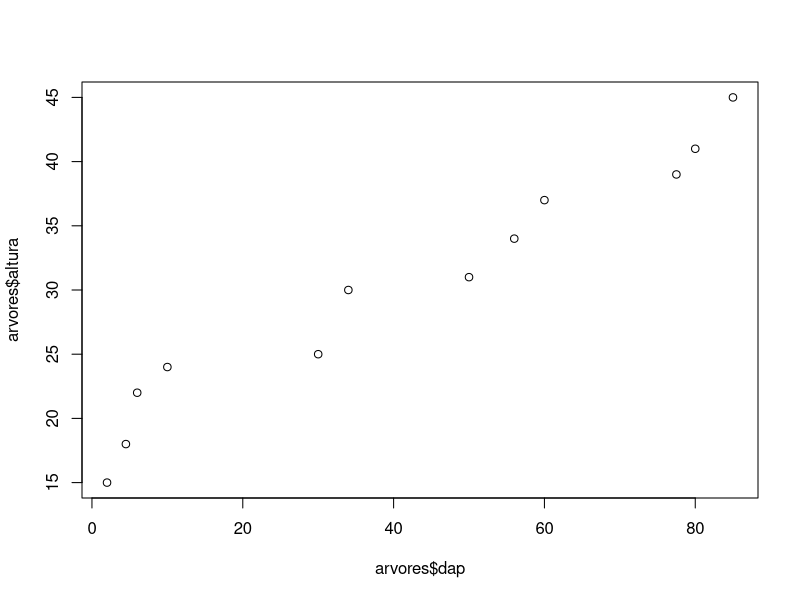
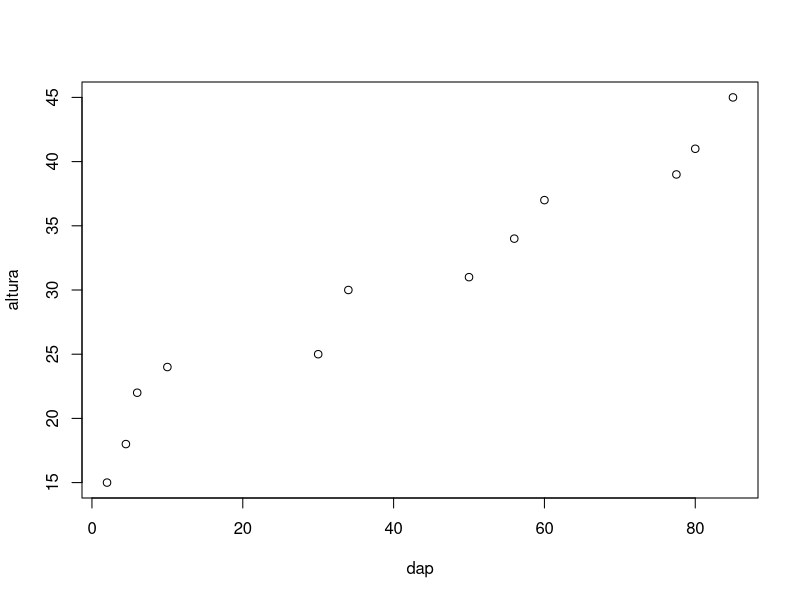
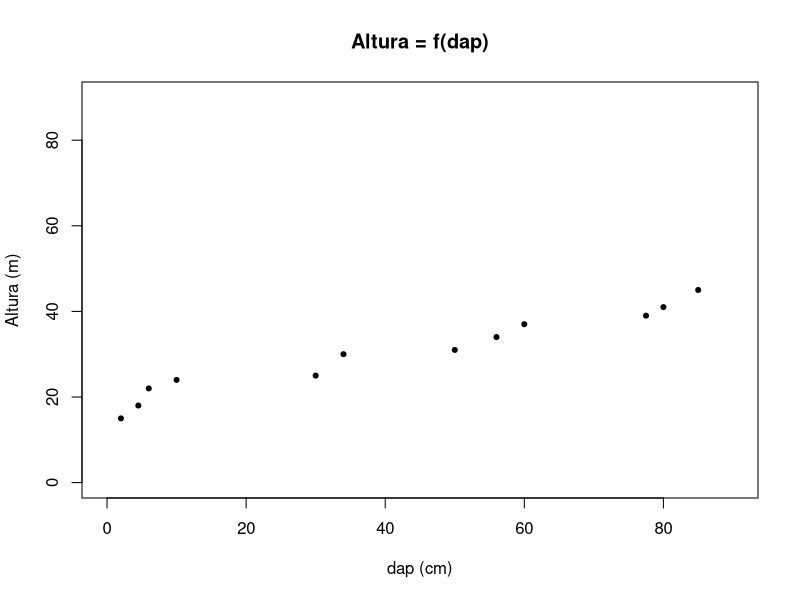
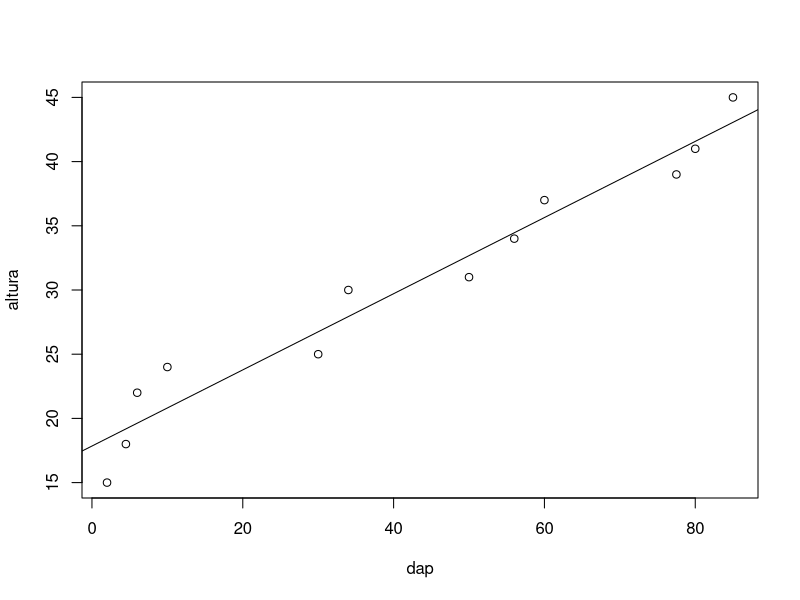
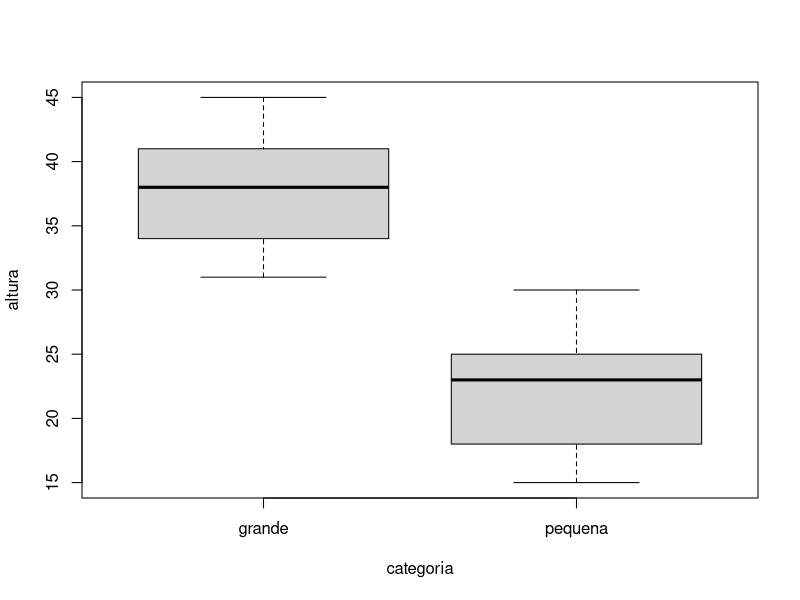
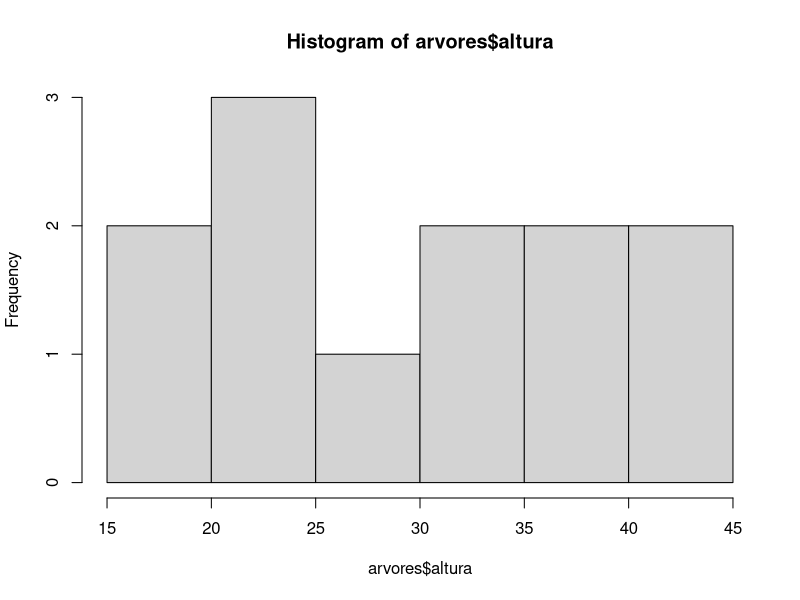
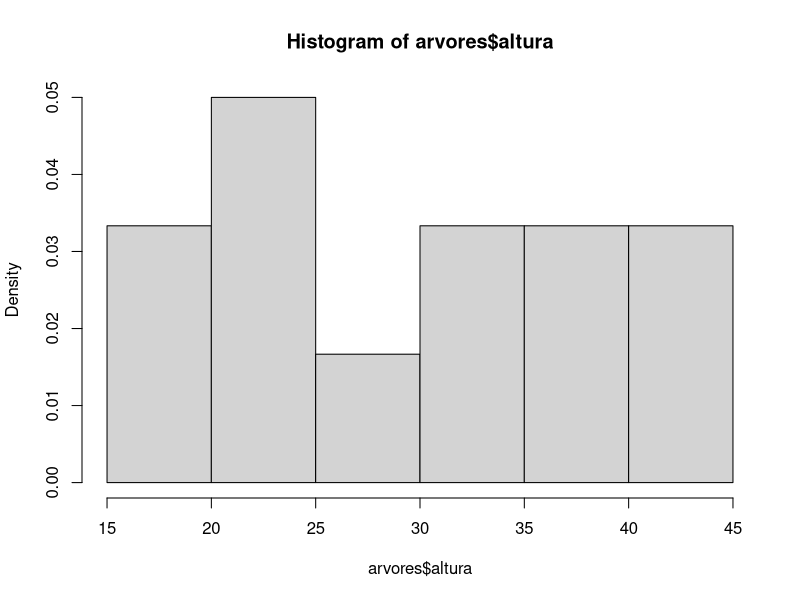
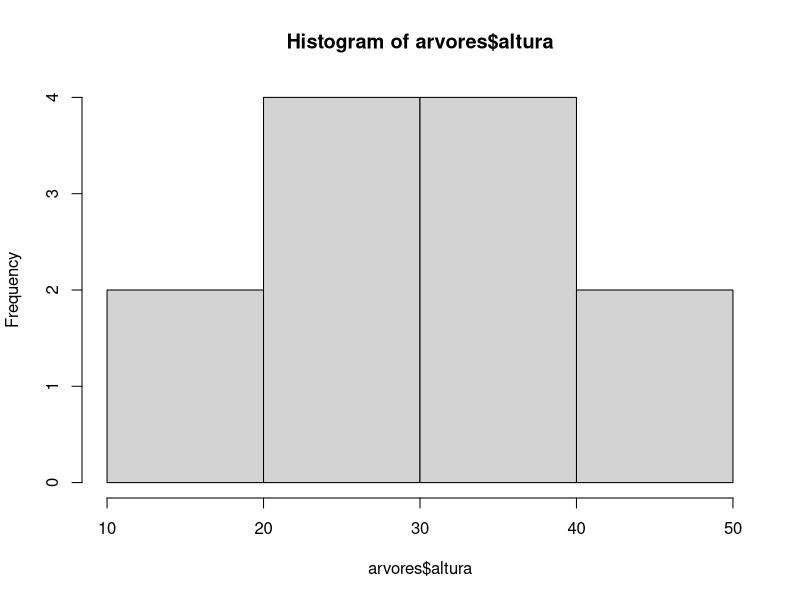

Generate these figures, in order, with R:
## ---- chunk 1
arvores = data.frame(altura = c(15,18,22,24,25,30,31,34,37,39,41,45),
                    dap = c(2,4.5,6,10,30,34,50,56,60,77.5,80,85), 
                    categoria = rep(c("pequena", "grande"), each=6))
## ---- chunk 2
plot(arvores$dap, arvores$altura)
## ---- chunk 3
plot(altura ~ dap, data = arvores) 
## ---- chunk 4
plot(altura~dap, data = arvores, 
     xlab="dap (cm)", ylab="Altura (m)",
     xlim=c(0,90), ylim=c(0,90), 
     main="Altura = f(dap)", pch = 20)
## ---- chunk 5
plot(altura ~ dap, data = arvores)
abline(lm(altura ~ dap, data = arvores))
## ---- chunk 6
boxplot(altura~categoria, data = arvores)
## ---- chunk 7
hist(arvores$altura)
## ---- chunk 8
hist(arvores$altura, freq=FALSE)
## ---- chunk 9
hist(arvores$altura, breaks=3)
